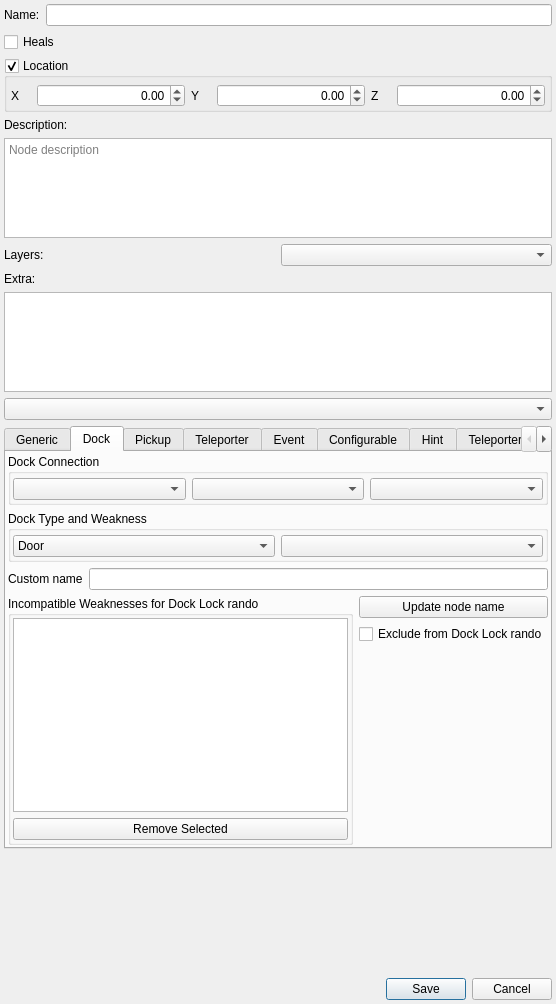
<?xml version="1.0" encoding="UTF-8"?>
<ui version="4.0">
 <class>NodeDetailsPopup</class>
 <widget class="QDialog" name="NodeDetailsPopup">
  <property name="geometry">
   <rect>
    <x>0</x>
    <y>0</y>
    <width>556</width>
    <height>1004</height>
   </rect>
  </property>
  <property name="sizePolicy">
   <sizepolicy hsizetype="Preferred" vsizetype="Fixed">
    <horstretch>0</horstretch>
    <verstretch>0</verstretch>
   </sizepolicy>
  </property>
  <property name="maximumSize">
   <size>
    <width>16777215</width>
    <height>16777215</height>
   </size>
  </property>
  <property name="windowTitle">
   <string>Item Configuration</string>
  </property>
  <layout class="QVBoxLayout" name="main_layout">
   <property name="leftMargin">
    <number>4</number>
   </property>
   <property name="topMargin">
    <number>4</number>
   </property>
   <property name="rightMargin">
    <number>4</number>
   </property>
   <property name="bottomMargin">
    <number>4</number>
   </property>
   <item>
    <layout class="QHBoxLayout" name="name_layout">
     <item>
      <widget class="QLabel" name="name_label">
       <property name="sizePolicy">
        <sizepolicy hsizetype="Preferred" vsizetype="Fixed">
         <horstretch>0</horstretch>
         <verstretch>0</verstretch>
        </sizepolicy>
       </property>
       <property name="text">
        <string>Name:</string>
       </property>
      </widget>
     </item>
     <item>
      <widget class="QLineEdit" name="name_edit"/>
     </item>
    </layout>
   </item>
   <item>
    <widget class="QCheckBox" name="heals_check">
     <property name="text">
      <string>Heals</string>
     </property>
    </widget>
   </item>
   <item>
    <widget class="QGroupBox" name="location_group">
     <property name="title">
      <string>Location</string>
     </property>
     <property name="checkable">
      <bool>true</bool>
     </property>
     <property name="checked">
      <bool>true</bool>
     </property>
     <layout class="QHBoxLayout" name="location_layout">
      <property name="leftMargin">
       <number>4</number>
      </property>
      <property name="topMargin">
       <number>6</number>
      </property>
      <property name="rightMargin">
       <number>4</number>
      </property>
      <property name="bottomMargin">
       <number>2</number>
      </property>
      <item>
       <widget class="QLabel" name="location_x_label">
        <property name="sizePolicy">
         <sizepolicy hsizetype="Fixed" vsizetype="Preferred">
          <horstretch>0</horstretch>
          <verstretch>0</verstretch>
         </sizepolicy>
        </property>
        <property name="minimumSize">
         <size>
          <width>20</width>
          <height>0</height>
         </size>
        </property>
        <property name="text">
         <string>X</string>
        </property>
       </widget>
      </item>
      <item>
       <widget class="QDoubleSpinBox" name="location_x_spin">
        <property name="alignment">
         <set>Qt::AlignRight|Qt::AlignTrailing|Qt::AlignVCenter</set>
        </property>
        <property name="minimum">
         <double>-99999.990000000005239</double>
        </property>
        <property name="maximum">
         <double>99999.990000000005239</double>
        </property>
       </widget>
      </item>
      <item>
       <widget class="QLabel" name="location_y_label">
        <property name="sizePolicy">
         <sizepolicy hsizetype="Fixed" vsizetype="Preferred">
          <horstretch>0</horstretch>
          <verstretch>0</verstretch>
         </sizepolicy>
        </property>
        <property name="minimumSize">
         <size>
          <width>20</width>
          <height>0</height>
         </size>
        </property>
        <property name="text">
         <string>Y</string>
        </property>
       </widget>
      </item>
      <item>
       <widget class="QDoubleSpinBox" name="location_y_spin">
        <property name="alignment">
         <set>Qt::AlignRight|Qt::AlignTrailing|Qt::AlignVCenter</set>
        </property>
        <property name="minimum">
         <double>-99999.990000000005239</double>
        </property>
        <property name="maximum">
         <double>99999.990000000005239</double>
        </property>
       </widget>
      </item>
      <item>
       <widget class="QLabel" name="location_z_label">
        <property name="sizePolicy">
         <sizepolicy hsizetype="Fixed" vsizetype="Preferred">
          <horstretch>0</horstretch>
          <verstretch>0</verstretch>
         </sizepolicy>
        </property>
        <property name="minimumSize">
         <size>
          <width>20</width>
          <height>0</height>
         </size>
        </property>
        <property name="text">
         <string>Z</string>
        </property>
       </widget>
      </item>
      <item>
       <widget class="QDoubleSpinBox" name="location_z_spin">
        <property name="alignment">
         <set>Qt::AlignRight|Qt::AlignTrailing|Qt::AlignVCenter</set>
        </property>
        <property name="minimum">
         <double>-99999.990000000005239</double>
        </property>
        <property name="maximum">
         <double>99999.990000000005239</double>
        </property>
       </widget>
      </item>
     </layout>
    </widget>
   </item>
   <item>
    <widget class="QLabel" name="description_label">
     <property name="text">
      <string>Description:</string>
     </property>
    </widget>
   </item>
   <item>
    <widget class="QTextEdit" name="description_edit">
     <property name="maximumSize">
      <size>
       <width>16777215</width>
       <height>100</height>
      </size>
     </property>
     <property name="placeholderText">
      <string>Node description</string>
     </property>
    </widget>
   </item>
   <item>
    <layout class="QHBoxLayout" name="layers_layout">
     <item>
      <widget class="QLabel" name="layers_label">
       <property name="text">
        <string>Layers:</string>
       </property>
      </widget>
     </item>
     <item>
      <widget class="QComboBox" name="layers_combo"/>
     </item>
    </layout>
   </item>
   <item>
    <widget class="QLabel" name="extra_label">
     <property name="text">
      <string>Extra:</string>
     </property>
    </widget>
   </item>
   <item>
    <widget class="QPlainTextEdit" name="extra_edit">
     <property name="maximumSize">
      <size>
       <width>16777215</width>
       <height>100</height>
      </size>
     </property>
    </widget>
   </item>
   <item>
    <widget class="QComboBox" name="node_type_combo"/>
   </item>
   <item>
    <widget class="QTabWidget" name="tab_widget">
     <property name="currentIndex">
      <number>1</number>
     </property>
     <widget class="QWidget" name="tab_generic">
      <attribute name="title">
       <string>Generic</string>
      </attribute>
      <layout class="QHBoxLayout" name="generic_layout">
       <item>
        <widget class="QLabel" name="label">
         <property name="text">
          <string>Nothing!</string>
         </property>
         <property name="alignment">
          <set>Qt::AlignCenter</set>
         </property>
        </widget>
       </item>
      </layout>
     </widget>
     <widget class="QWidget" name="tab_dock">
      <attribute name="title">
       <string>Dock</string>
      </attribute>
      <layout class="QGridLayout" name="dock_layout">
       <property name="leftMargin">
        <number>2</number>
       </property>
       <property name="topMargin">
        <number>2</number>
       </property>
       <property name="rightMargin">
        <number>2</number>
       </property>
       <property name="bottomMargin">
        <number>2</number>
       </property>
       <item row="5" column="0" rowspan="4">
        <widget class="QGroupBox" name="dock_incompatible_box">
         <property name="title">
          <string>Incompatible Weaknesses for Dock Lock rando</string>
         </property>
         <layout class="QVBoxLayout" name="dock_incompatible_layout">
          <property name="leftMargin">
           <number>2</number>
          </property>
          <property name="topMargin">
           <number>2</number>
          </property>
          <property name="rightMargin">
           <number>2</number>
          </property>
          <property name="bottomMargin">
           <number>2</number>
          </property>
          <item>
           <widget class="QListView" name="dock_incompatible_list"/>
          </item>
          <item>
           <widget class="QPushButton" name="dock_incompatible_button">
            <property name="text">
             <string>Remove Selected</string>
            </property>
           </widget>
          </item>
         </layout>
        </widget>
       </item>
       <item row="3" column="0" colspan="2">
        <layout class="QHBoxLayout" name="ui_name_box">
         <item>
          <widget class="QLabel" name="ui_name_label">
           <property name="sizePolicy">
            <sizepolicy hsizetype="Fixed" vsizetype="Fixed">
             <horstretch>0</horstretch>
             <verstretch>0</verstretch>
            </sizepolicy>
           </property>
           <property name="text">
            <string>Custom name</string>
           </property>
          </widget>
         </item>
         <item>
          <widget class="QLineEdit" name="ui_name_edit">
           <property name="sizePolicy">
            <sizepolicy hsizetype="Expanding" vsizetype="Fixed">
             <horstretch>0</horstretch>
             <verstretch>0</verstretch>
            </sizepolicy>
           </property>
          </widget>
         </item>
        </layout>
       </item>
       <item row="1" column="0" colspan="2">
        <widget class="QGroupBox" name="groupBox">
         <property name="title">
          <string>Dock Type and Weakness</string>
         </property>
         <layout class="QHBoxLayout" name="horizontalLayout">
          <property name="leftMargin">
           <number>2</number>
          </property>
          <property name="topMargin">
           <number>4</number>
          </property>
          <property name="rightMargin">
           <number>2</number>
          </property>
          <property name="bottomMargin">
           <number>2</number>
          </property>
          <item>
           <widget class="QComboBox" name="dock_type_combo">
            <item>
             <property name="text">
              <string>Door</string>
             </property>
            </item>
            <item>
             <property name="text">
              <string>Morph Ball Door</string>
             </property>
            </item>
            <item>
             <property name="text">
              <string>Other</string>
             </property>
            </item>
            <item>
             <property name="text">
              <string>Portal</string>
             </property>
            </item>
           </widget>
          </item>
          <item>
           <widget class="QComboBox" name="dock_weakness_combo"/>
          </item>
         </layout>
        </widget>
       </item>
       <item row="5" column="1">
        <widget class="QPushButton" name="dock_update_name_button">
         <property name="text">
          <string>Update node name</string>
         </property>
        </widget>
       </item>
       <item row="8" column="1">
        <spacer name="verticalSpacer">
         <property name="orientation">
          <enum>Qt::Vertical</enum>
         </property>
         <property name="sizeHint" stdset="0">
          <size>
           <width>20</width>
           <height>40</height>
          </size>
         </property>
        </spacer>
       </item>
       <item row="0" column="0" colspan="2">
        <widget class="QGroupBox" name="dock_connection_group">
         <property name="title">
          <string>Dock Connection</string>
         </property>
         <layout class="QHBoxLayout" name="dock_connection_layout">
          <property name="leftMargin">
           <number>2</number>
          </property>
          <property name="topMargin">
           <number>4</number>
          </property>
          <property name="rightMargin">
           <number>2</number>
          </property>
          <property name="bottomMargin">
           <number>2</number>
          </property>
          <item>
           <widget class="QComboBox" name="dock_connection_region_combo"/>
          </item>
          <item>
           <widget class="QComboBox" name="dock_connection_area_combo"/>
          </item>
          <item>
           <widget class="QComboBox" name="dock_connection_node_combo"/>
          </item>
         </layout>
        </widget>
       </item>
       <item row="6" column="1">
        <widget class="QCheckBox" name="dock_exclude_lock_rando_check">
         <property name="text">
          <string>Exclude from Dock Lock rando</string>
         </property>
        </widget>
       </item>
      </layout>
     </widget>
     <widget class="QWidget" name="tab_pickup">
      <attribute name="title">
       <string>Pickup</string>
      </attribute>
      <layout class="QGridLayout" name="pickup_layout">
       <property name="leftMargin">
        <number>2</number>
       </property>
       <property name="topMargin">
        <number>2</number>
       </property>
       <property name="rightMargin">
        <number>2</number>
       </property>
       <property name="bottomMargin">
        <number>2</number>
       </property>
       <item row="1" column="0">
        <widget class="QLabel" name="location_category_label">
         <property name="text">
          <string>Location Category:</string>
         </property>
        </widget>
       </item>
       <item row="2" column="0">
        <spacer name="verticalSpacer_2">
         <property name="orientation">
          <enum>Qt::Vertical</enum>
         </property>
         <property name="sizeHint" stdset="0">
          <size>
           <width>20</width>
           <height>40</height>
          </size>
         </property>
        </spacer>
       </item>
       <item row="0" column="0">
        <widget class="QLabel" name="pickup_index_label">
         <property name="text">
          <string>Pickup Index:</string>
         </property>
        </widget>
       </item>
       <item row="0" column="1">
        <widget class="QSpinBox" name="pickup_index_spin">
         <property name="maximum">
          <number>999</number>
         </property>
        </widget>
       </item>
       <item row="0" column="2">
        <widget class="QPushButton" name="pickup_index_button">
         <property name="text">
          <string>Find free index</string>
         </property>
        </widget>
       </item>
       <item row="1" column="1" colspan="2">
        <widget class="QComboBox" name="location_category_combo"/>
       </item>
      </layout>
     </widget>
     <widget class="QWidget" name="tab_teleporter">
      <attribute name="title">
       <string>Teleporter</string>
      </attribute>
      <layout class="QGridLayout" name="teleporter_layout">
       <property name="leftMargin">
        <number>2</number>
       </property>
       <property name="topMargin">
        <number>2</number>
       </property>
       <property name="rightMargin">
        <number>2</number>
       </property>
       <property name="bottomMargin">
        <number>2</number>
       </property>
       <item row="1" column="1">
        <widget class="QCheckBox" name="teleporter_vanilla_name_edit">
         <property name="text">
          <string>Keep name when vanilla?</string>
         </property>
        </widget>
       </item>
       <item row="2" column="0">
        <spacer name="verticalSpacer_3">
         <property name="orientation">
          <enum>Qt::Vertical</enum>
         </property>
         <property name="sizeHint" stdset="0">
          <size>
           <width>20</width>
           <height>40</height>
          </size>
         </property>
        </spacer>
       </item>
       <item row="1" column="0">
        <widget class="QCheckBox" name="teleporter_editable_check">
         <property name="text">
          <string>Randomizable?</string>
         </property>
        </widget>
       </item>
       <item row="0" column="0" colspan="2">
        <widget class="QGroupBox" name="teleporter_destination_group">
         <property name="sizePolicy">
          <sizepolicy hsizetype="Preferred" vsizetype="Fixed">
           <horstretch>0</horstretch>
           <verstretch>0</verstretch>
          </sizepolicy>
         </property>
         <property name="title">
          <string>Region/Area Selection</string>
         </property>
         <layout class="QHBoxLayout" name="teleporter_destination_layout">
          <property name="leftMargin">
           <number>2</number>
          </property>
          <property name="topMargin">
           <number>2</number>
          </property>
          <property name="rightMargin">
           <number>2</number>
          </property>
          <property name="bottomMargin">
           <number>2</number>
          </property>
          <item>
           <widget class="QComboBox" name="teleporter_destination_region_combo"/>
          </item>
          <item>
           <widget class="QComboBox" name="teleporter_destination_area_combo"/>
          </item>
         </layout>
        </widget>
       </item>
      </layout>
     </widget>
     <widget class="QWidget" name="tab_event">
      <attribute name="title">
       <string>Event</string>
      </attribute>
      <layout class="QGridLayout" name="event_layout">
       <property name="leftMargin">
        <number>2</number>
       </property>
       <property name="topMargin">
        <number>2</number>
       </property>
       <property name="rightMargin">
        <number>2</number>
       </property>
       <property name="bottomMargin">
        <number>2</number>
       </property>
       <item row="0" column="0">
        <widget class="QLabel" name="event_resource_label">
         <property name="text">
          <string>Event:</string>
         </property>
        </widget>
       </item>
       <item row="0" column="1">
        <widget class="QComboBox" name="event_resource_combo"/>
       </item>
       <item row="1" column="0">
        <spacer name="verticalSpacer_4">
         <property name="orientation">
          <enum>Qt::Vertical</enum>
         </property>
         <property name="sizeHint" stdset="0">
          <size>
           <width>20</width>
           <height>40</height>
          </size>
         </property>
        </spacer>
       </item>
      </layout>
     </widget>
     <widget class="QWidget" name="tab_configurable">
      <attribute name="title">
       <string>Configurable</string>
      </attribute>
      <layout class="QGridLayout" name="translator_gate_layout">
       <property name="leftMargin">
        <number>2</number>
       </property>
       <property name="topMargin">
        <number>2</number>
       </property>
       <property name="rightMargin">
        <number>2</number>
       </property>
       <property name="bottomMargin">
        <number>2</number>
       </property>
       <item row="0" column="0">
        <spacer name="verticalSpacer_5">
         <property name="orientation">
          <enum>Qt::Vertical</enum>
         </property>
         <property name="sizeHint" stdset="0">
          <size>
           <width>20</width>
           <height>40</height>
          </size>
         </property>
        </spacer>
       </item>
      </layout>
     </widget>
     <widget class="QWidget" name="tab_hint">
      <attribute name="title">
       <string>Hint</string>
      </attribute>
      <layout class="QGridLayout" name="hint_layout">
       <item row="1" column="0" colspan="2">
        <widget class="QPushButton" name="hint_requirement_to_collect_button">
         <property name="text">
          <string>Edit requirement to collect</string>
         </property>
        </widget>
       </item>
       <item row="2" column="0" colspan="2">
        <widget class="QGroupBox" name="hint_requirement_to_collect_group">
         <property name="title">
          <string/>
         </property>
         <layout class="QGridLayout" name="hint_requirement_to_collect_layout">
          <property name="leftMargin">
           <number>2</number>
          </property>
          <property name="topMargin">
           <number>2</number>
          </property>
          <property name="rightMargin">
           <number>2</number>
          </property>
          <property name="bottomMargin">
           <number>2</number>
          </property>
          <property name="spacing">
           <number>2</number>
          </property>
         </layout>
        </widget>
       </item>
       <item row="0" column="0">
        <widget class="QLabel" name="hint_kind_label">
         <property name="text">
          <string>Kind</string>
         </property>
        </widget>
       </item>
       <item row="0" column="1">
        <widget class="QComboBox" name="hint_kind_combo"/>
       </item>
      </layout>
     </widget>
     <widget class="QWidget" name="tab_teleporter_network">
      <attribute name="title">
       <string>Teleporter Network</string>
      </attribute>
      <layout class="QGridLayout" name="teleporter_network_layout">
       <property name="leftMargin">
        <number>2</number>
       </property>
       <property name="topMargin">
        <number>2</number>
       </property>
       <property name="rightMargin">
        <number>2</number>
       </property>
       <property name="bottomMargin">
        <number>2</number>
       </property>
       <item row="3" column="0" colspan="2">
        <widget class="QPushButton" name="teleporter_network_unlocked_button">
         <property name="text">
          <string>Edit unlocked by</string>
         </property>
        </widget>
       </item>
       <item row="0" column="1">
        <widget class="QLineEdit" name="teleporter_network_edit"/>
       </item>
       <item row="4" column="0" colspan="2">
        <widget class="QGroupBox" name="teleporter_network_unlocked_group">
         <property name="title">
          <string/>
         </property>
         <layout class="QGridLayout" name="teleporter_network_unlocked_layout">
          <property name="leftMargin">
           <number>2</number>
          </property>
          <property name="topMargin">
           <number>2</number>
          </property>
          <property name="rightMargin">
           <number>2</number>
          </property>
          <property name="bottomMargin">
           <number>2</number>
          </property>
          <property name="spacing">
           <number>2</number>
          </property>
         </layout>
        </widget>
       </item>
       <item row="0" column="0">
        <widget class="QLabel" name="teleporter_network_label">
         <property name="text">
          <string>Network name</string>
         </property>
        </widget>
       </item>
       <item row="6" column="0" colspan="2">
        <widget class="QGroupBox" name="teleporter_network_activate_group">
         <property name="title">
          <string/>
         </property>
         <layout class="QGridLayout" name="teleporter_network_activate_layout">
          <property name="leftMargin">
           <number>2</number>
          </property>
          <property name="topMargin">
           <number>2</number>
          </property>
          <property name="rightMargin">
           <number>2</number>
          </property>
          <property name="bottomMargin">
           <number>2</number>
          </property>
          <property name="spacing">
           <number>2</number>
          </property>
         </layout>
        </widget>
       </item>
       <item row="5" column="0" colspan="2">
        <widget class="QPushButton" name="teleporter_network_activate_button">
         <property name="text">
          <string>Edit requirement to activate</string>
         </property>
        </widget>
       </item>
      </layout>
     </widget>
     <widget class="QWidget" name="tab_remote_activation">
      <attribute name="title">
       <string>Remote Activation</string>
      </attribute>
      <layout class="QVBoxLayout" name="verticalLayout">
       <property name="leftMargin">
        <number>2</number>
       </property>
       <property name="topMargin">
        <number>2</number>
       </property>
       <property name="rightMargin">
        <number>2</number>
       </property>
       <property name="bottomMargin">
        <number>2</number>
       </property>
       <item>
        <widget class="QGroupBox" name="remote_activation_group">
         <property name="title">
          <string>Remote Node</string>
         </property>
         <layout class="QHBoxLayout" name="remote_activation_layout">
          <property name="leftMargin">
           <number>2</number>
          </property>
          <property name="topMargin">
           <number>4</number>
          </property>
          <property name="rightMargin">
           <number>2</number>
          </property>
          <property name="bottomMargin">
           <number>2</number>
          </property>
          <item>
           <widget class="QComboBox" name="remote_activation_region_combo"/>
          </item>
          <item>
           <widget class="QComboBox" name="remote_activation_area_combo"/>
          </item>
          <item>
           <widget class="QComboBox" name="remote_activation_node_combo"/>
          </item>
         </layout>
        </widget>
       </item>
       <item>
        <spacer name="verticalSpacer_8">
         <property name="orientation">
          <enum>Qt::Vertical</enum>
         </property>
         <property name="sizeHint" stdset="0">
          <size>
           <width>20</width>
           <height>40</height>
          </size>
         </property>
        </spacer>
       </item>
      </layout>
     </widget>
    </widget>
   </item>
   <item>
    <spacer name="verticalSpacer_7">
     <property name="orientation">
      <enum>Qt::Vertical</enum>
     </property>
     <property name="sizeHint" stdset="0">
      <size>
       <width>20</width>
       <height>40</height>
      </size>
     </property>
    </spacer>
   </item>
   <item>
    <widget class="QDialogButtonBox" name="button_box">
     <property name="standardButtons">
      <set>QDialogButtonBox::Cancel|QDialogButtonBox::Save</set>
     </property>
    </widget>
   </item>
  </layout>
 </widget>
 <layoutdefault spacing="6" margin="11"/>
 <resources/>
 <connections/>
</ui>
